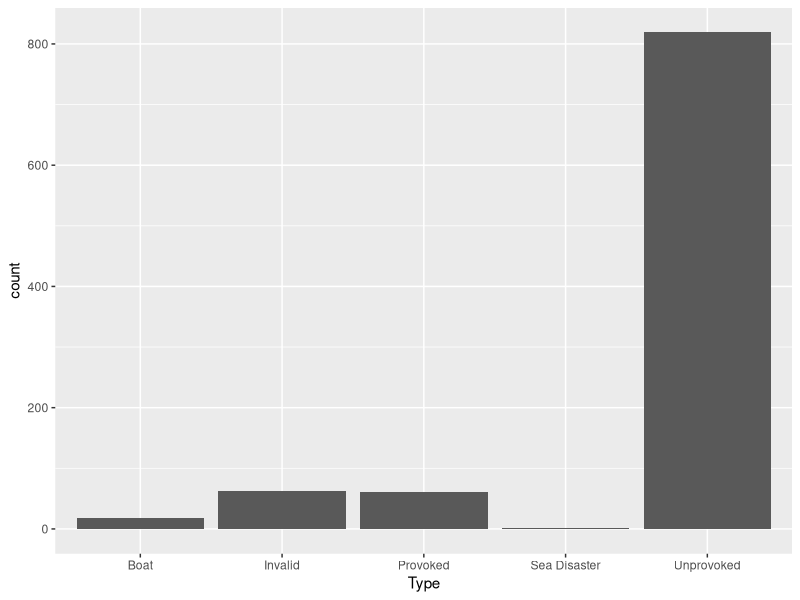
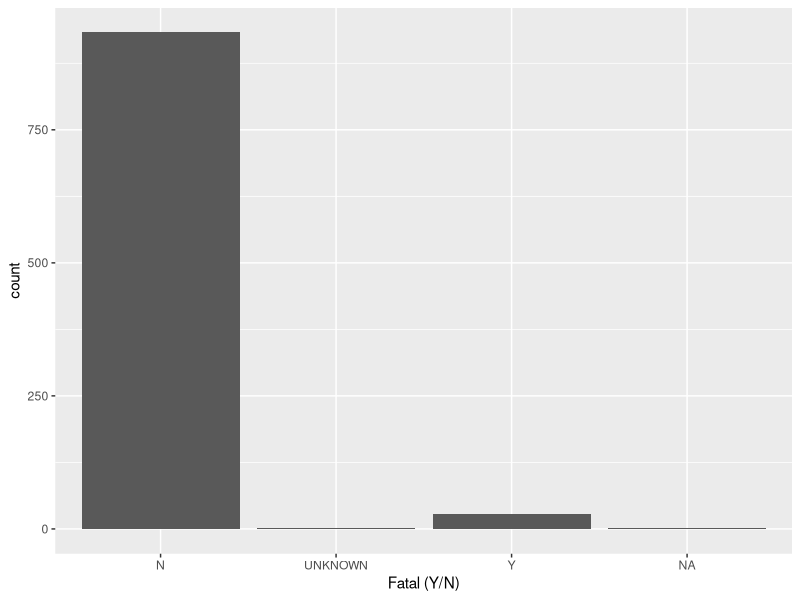

The R script that drew these images, in order:
## ---- chunk 1
#| label: setup
#| warning: false
#| message: false

library(tidyverse)
library(lubridate)
knitr::opts_chunk$set(echo = TRUE, warning=FALSE, message=FALSE)
## ---- chunk 2
shark <- read_csv("_data/shark attacks_abbybalintHW2.csv")
head(shark)
## ---- chunk 3
sharknew <- shark %>%
  select("Date":"Species", "original order")

## ---- chunk 4
head(sharknew)
## ---- chunk 5
sharknew %>%
  filter(`Country` == "USA", `Year` >= "2000") %>%
  arrange(`original order`)
## ---- chunk 6
sharknew %>%
  filter(`Country` == "USA", `Year` >= "2000") %>%
  arrange(`original order`) %>%
  separate(col=`Location`, into=c("Description" , "County"), sep = ",") %>%
  rename(State = `Area`)
## ---- chunk 7
sharknew %>%
  filter(`Country` == "USA", `Year` >= "2000") %>%
  arrange(`original order`) %>%
  separate(col=`Location`, into=c("Description" , "County"), sep = ",") %>%
  rename(State = `Area`) %>%
  mutate(`AgeRanges` = dplyr::case_when(
    `Age` >= 18 & `Age` <= 24 ~ "18-24",
    `Age` >= 25 & `Age` <= 34 ~ "25-34",
    `Age` >= 35 & `Age` <= 44 ~ "18-44",
    `Age` >= 45 & `Age` <= 54 ~ "18-54",
    `Age` >= 55  ~ "55+" ))
## ---- chunk 8
sharkfinal <-  sharknew
## ---- chunk 9
sharknew %>%
  filter(`Country` == "USA", `Year` >= "2000") %>%
  arrange(`original order`) %>%
  separate(col=`Location`, into=c("Description" , "County"), sep = ",") %>%
  rename(State = `Area`) %>%
  mutate(`AgeRanges` = dplyr::case_when(
    `Age` >= 18 & `Age` <= 24 ~ "18-24",
    `Age` >= 25 & `Age` <= 34 ~ "25-34",
    `Age` >= 35 & `Age` <= 44 ~ "18-44",
    `Age` >= 45 & `Age` <= 54 ~ "18-54",
    `Age` >= 55  ~ "55+" )) %>% 
  ggplot(aes(`Type`)) + geom_bar()

## ---- chunk 10

sharknew %>%
  filter(`Country` == "USA", `Year` >= "2000") %>%
  arrange(`original order`) %>%
  separate(col=`Location`, into=c("Description" , "County"), sep = ",") %>%
  rename(State = `Area`) %>%
  mutate(`AgeRanges` = dplyr::case_when(
    `Age` >= 18 & `Age` <= 24 ~ "18-24",
    `Age` >= 25 & `Age` <= 34 ~ "25-34",
    `Age` >= 35 & `Age` <= 44 ~ "18-44",
    `Age` >= 45 & `Age` <= 54 ~ "18-54",
    `Age` >= 55  ~ "55+" )) %>% 
  ggplot(aes(`Fatal (Y/N)`)) + geom_bar()
